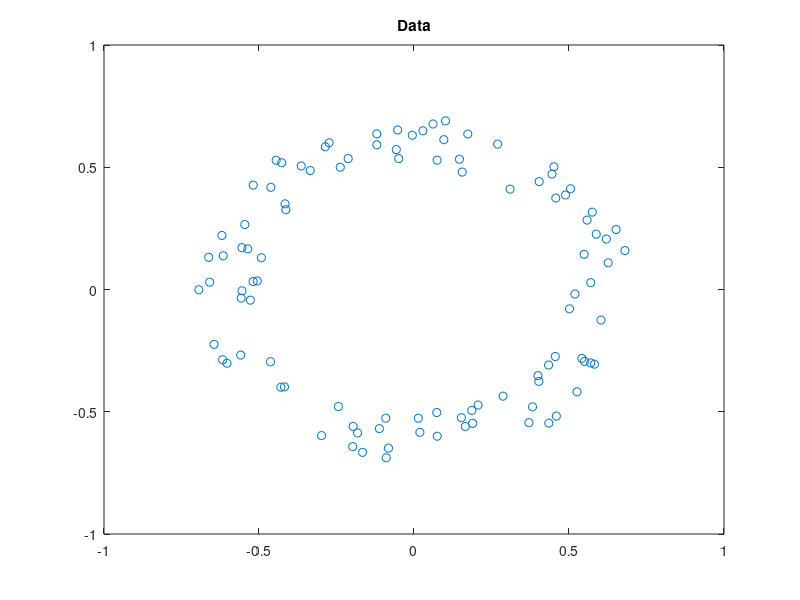
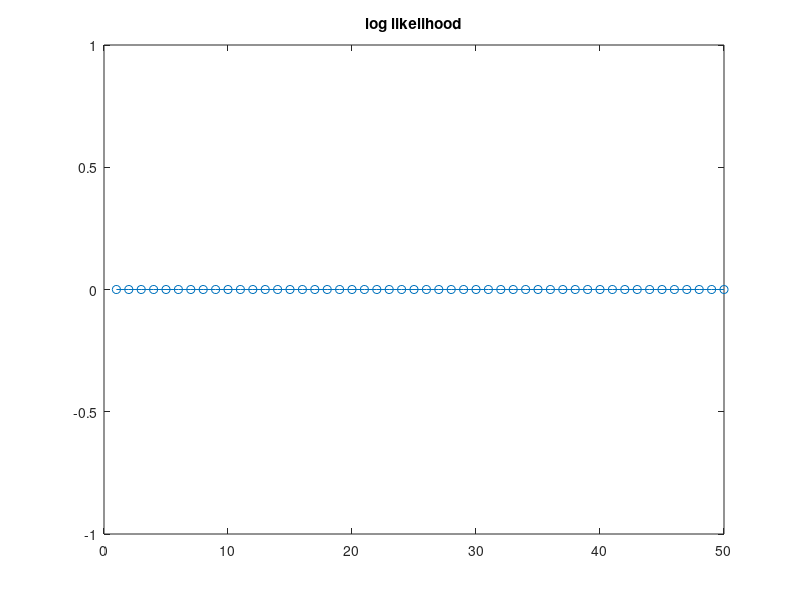
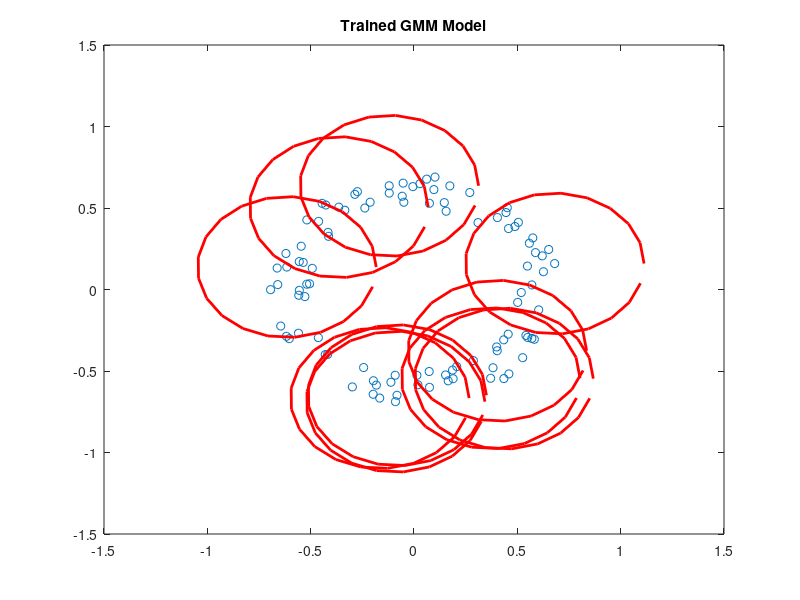

Reproduce these figures in MATLAB, in order.

clear all;
rand('state', 999); %#ok<RAND>
randn('state', 999); %#ok<RAND>

% Make some simulated data X :
l = 0.2; r1 = 0.5;
for r = 1:100
	rad = r1 + rand*l;  theta = rand*2*pi;
	X(1,r) = rad*cos(theta); X(2,r) = rad*sin(theta);
end

%Visualize simulated data X
figure(1);
plot(X(1,:),X(2,:),'o');
title('Data');
D = size(X,1); % dimension of the space
N = size(X,2); % number of data points

%Initialize parameters
H = 10; %number of mixture components
r = randperm(N); m = X(:,r(1:H)); % initialise the centres to random datapoints
s2 = mean(diag(cov(X')));
S = repmat(s2*eye(D),[1 1 H]); % initialise the variances to be large
P = ones(H,1)./H;  % intialise the component probilities to be uniform
minDeterminant=0.0001;
%Initialize number of iterations needed for convergence
numOfIteration=50;


for iter = 1:numOfIteration
	% E-step:
	% Here you need to write your code for the E-step of the EM Algorithm 
	logl(iter)=0;
	for n=1:N
        % Compute the log likelihood for current iteration 
		% logl(iter)= ?;
    end
 	% M-step:
    % Here you need to write your code for the M-step of the EM Algorithm 
    % and update the following parameters
    %S = ?; %learned Covariances%
    %m = ?; %learned Means
	%P = ?; %learned Mixture Coefficients
end
%Visualize log likelihood over the iterations
figure(2);
plot(logl,'-o'); title('log likelihood');


%Visualize the trained mixture model
figure(3);
plot(X(1,:),X(2,:),'o'); hold on;
for i=1:H
    [E V]=eig(S(:,:,i));dV=sqrt(diag(V)); 
    theta=0:0.3:2*pi;
    p(1,:)= dV(1)*cos(theta); p(2,:)= dV(2)*sin(theta);
    x = E*p+repmat(m(:,i),1,length(theta));
    plot(x(1,:),x(2,:),'r-','linewidth',2)
end;drawnow;
title('Trained GMM Model');
hold off;